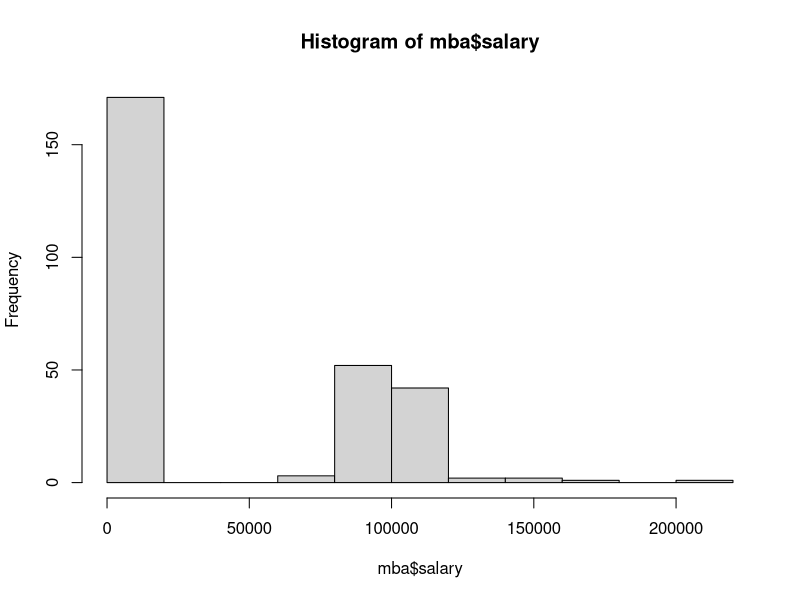
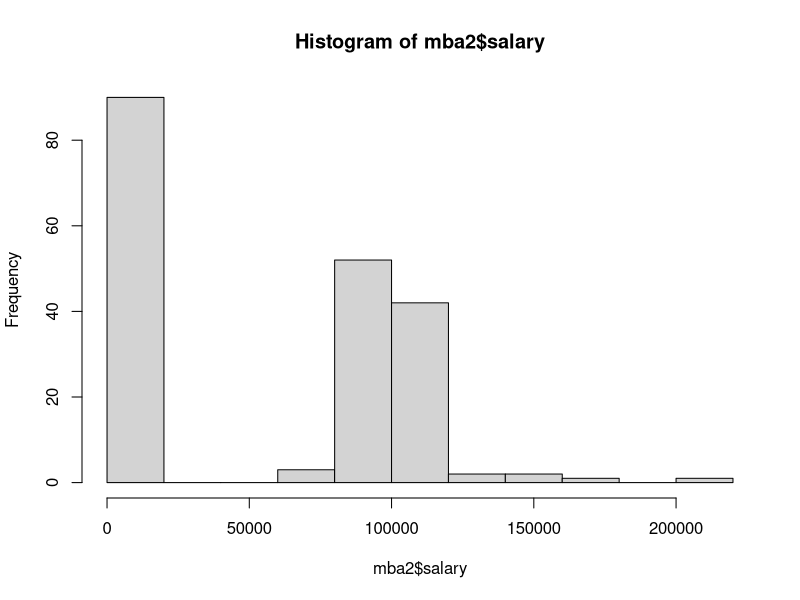
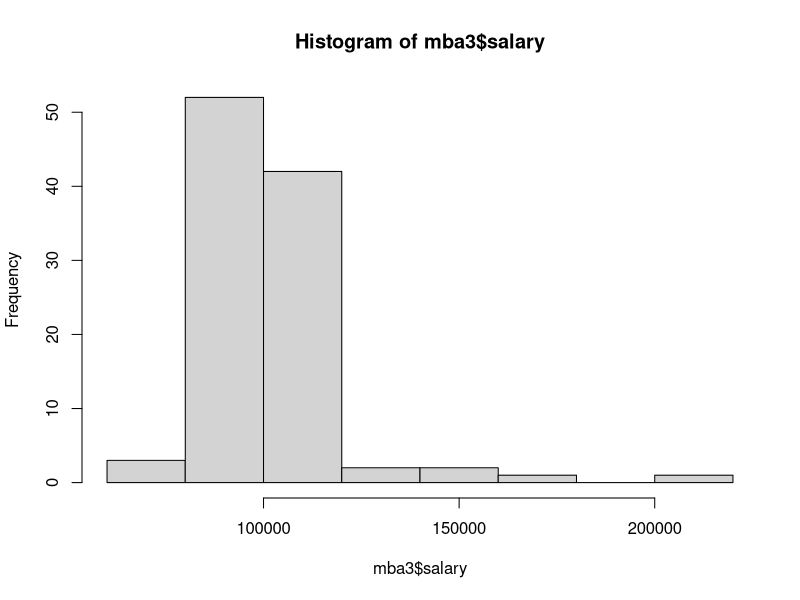
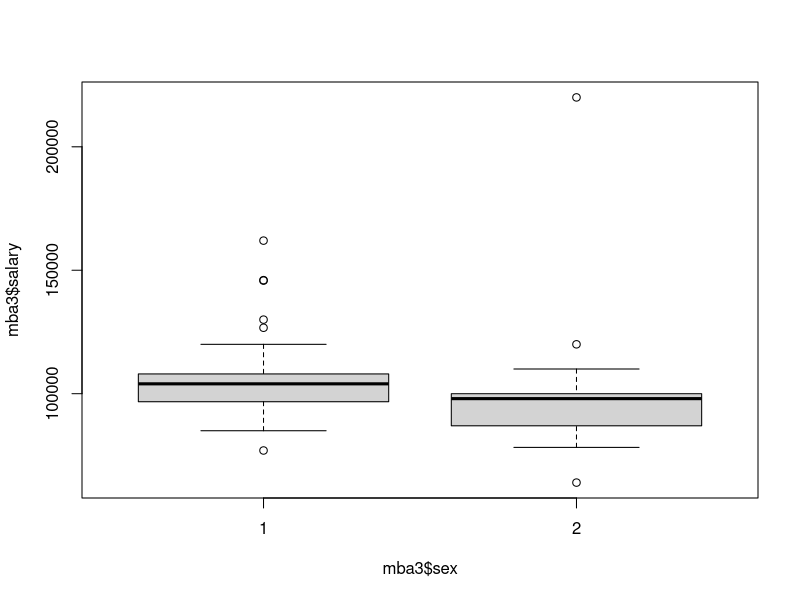
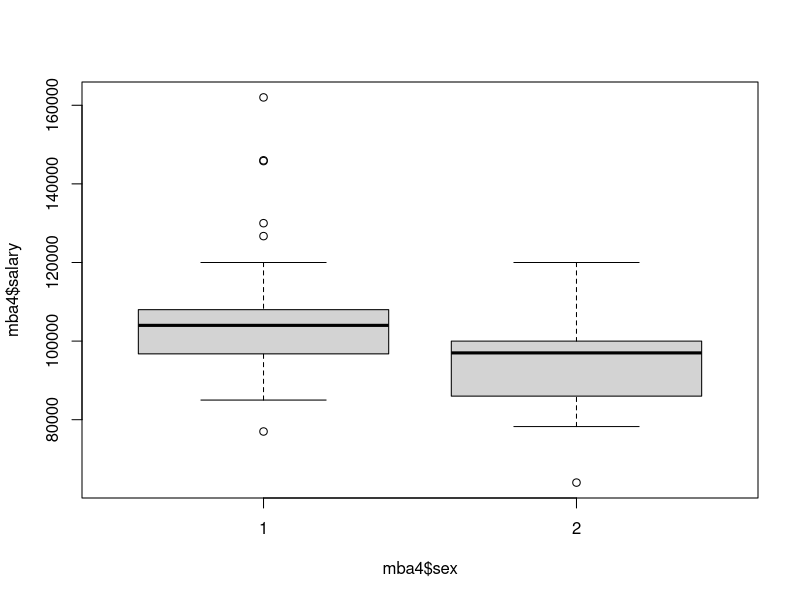
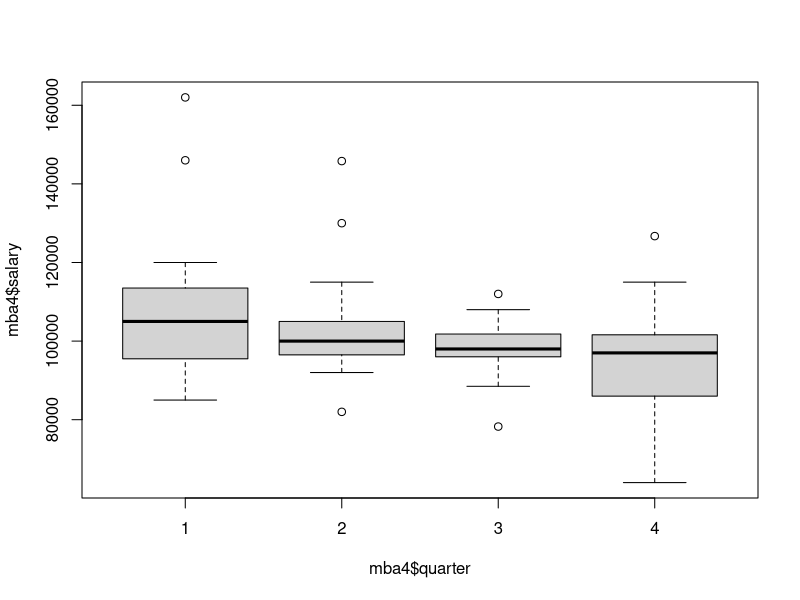

These figures' R source, in order:
## ---- chunk 1
library(dplyr)
## ---- chunk 2
mba <- read.csv("data/mba.csv", stringsAsFactors = FALSE)
names(mba)
## ---- chunk 3
mean(mba$salary)
## ---- chunk 4
median(mba$salary)
## ---- chunk 5
hist(mba$salary)
## ---- chunk 6
mba2 <- mba %>% filter(salary != 998 & salary != 999)
## ---- chunk 7
mean(mba2$salary)
median(mba2$salary)
hist(mba2$salary)
## ---- chunk 8
length(mba2$salary)
sum(mba2$salary == 0)
## ---- chunk 9
mba3 <- mba2 %>% filter(salary != 0)
## ---- chunk 10
mean(mba3$salary)
median(mba3$salary)
hist(mba3$salary)
## ---- chunk 11
boxplot(formula = mba3$salary ~ mba3$sex)
oneway.test(mba3, formula = salary ~ sex)
## ---- chunk 12
mba4 <- filter(mba3, salary != max(mba3$salary))
## ---- chunk 13
boxplot(formula = mba4$salary ~mba4$sex)
oneway.test(mba4, formula = salary ~ sex)
## ---- chunk 14
# 1 - inglês | 2 - outros
unique(mba4$frstlang)
sum(mba4$frstlang == 1)
sum(mba4$frstlang == 2)

## ---- chunk 15
boxplot(mba4$salary ~ mba4$quarter)
## ---- chunk 16
modelo1 <- lm(mba4, formula = salary ~ quarter)
summary(modelo1)
## ---- chunk 17
modelo2 <- lm(mba4, formula = salary ~ work_yrs)
summary(modelo2)
## ---- chunk 18
modelo3 <- lm(mba4, formula = salary ~ age)
summary(modelo3)
## ---- chunk 19
modelo4 <- lm(mba4, formula = salary ~ work_yrs + age)
summary(modelo4)
## ---- chunk 20
modelo5 <- lm(mba4, formula = salary ~ sex + work_yrs + quarter)
summary(modelo5)
## ---- chunk 21
modelo6 <- lm(mba4, formula = salary ~ sex + work_yrs + quarter + gmat_tot)
summary(modelo6)
## ---- chunk 22
student <- data.frame(
  sex = 2,
  work_yrs = 8,
  quarter = 1
)

predict(modelo5, newdata = student, interval = "confidence")


